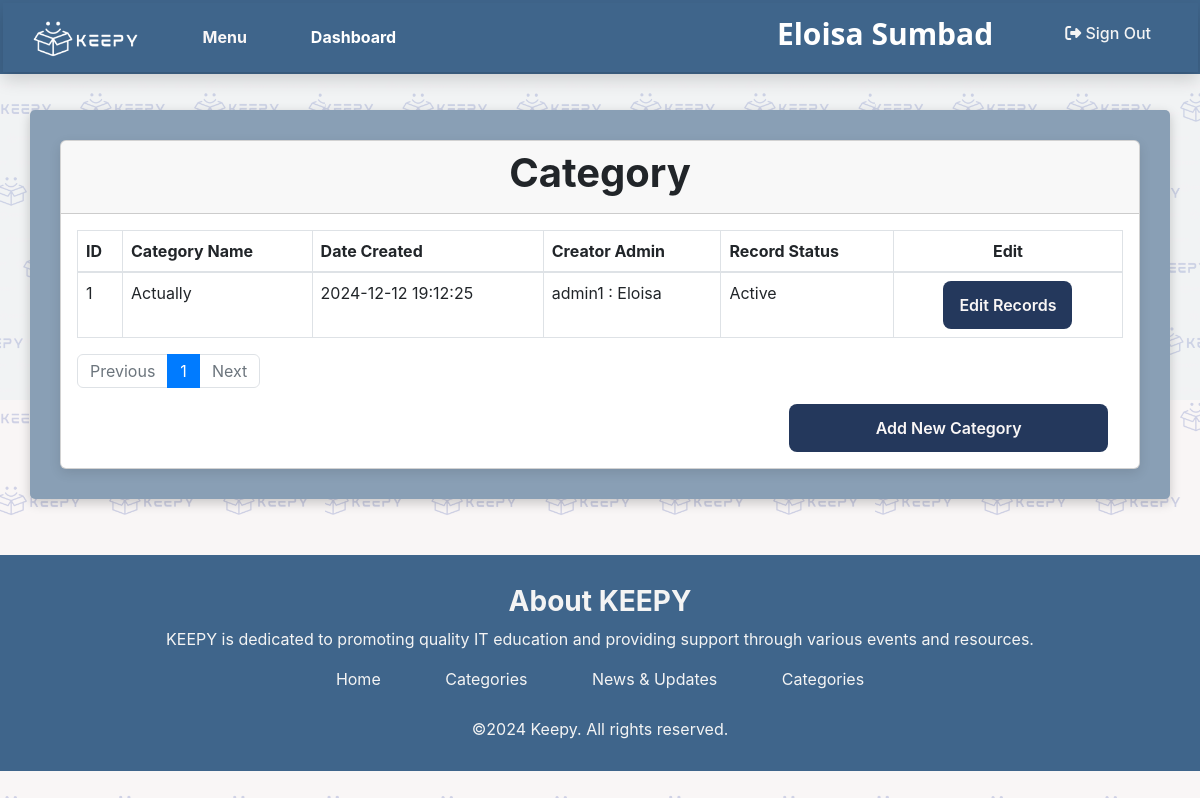
/view_category.php (signed in), run on an earlier commit of the app's database.
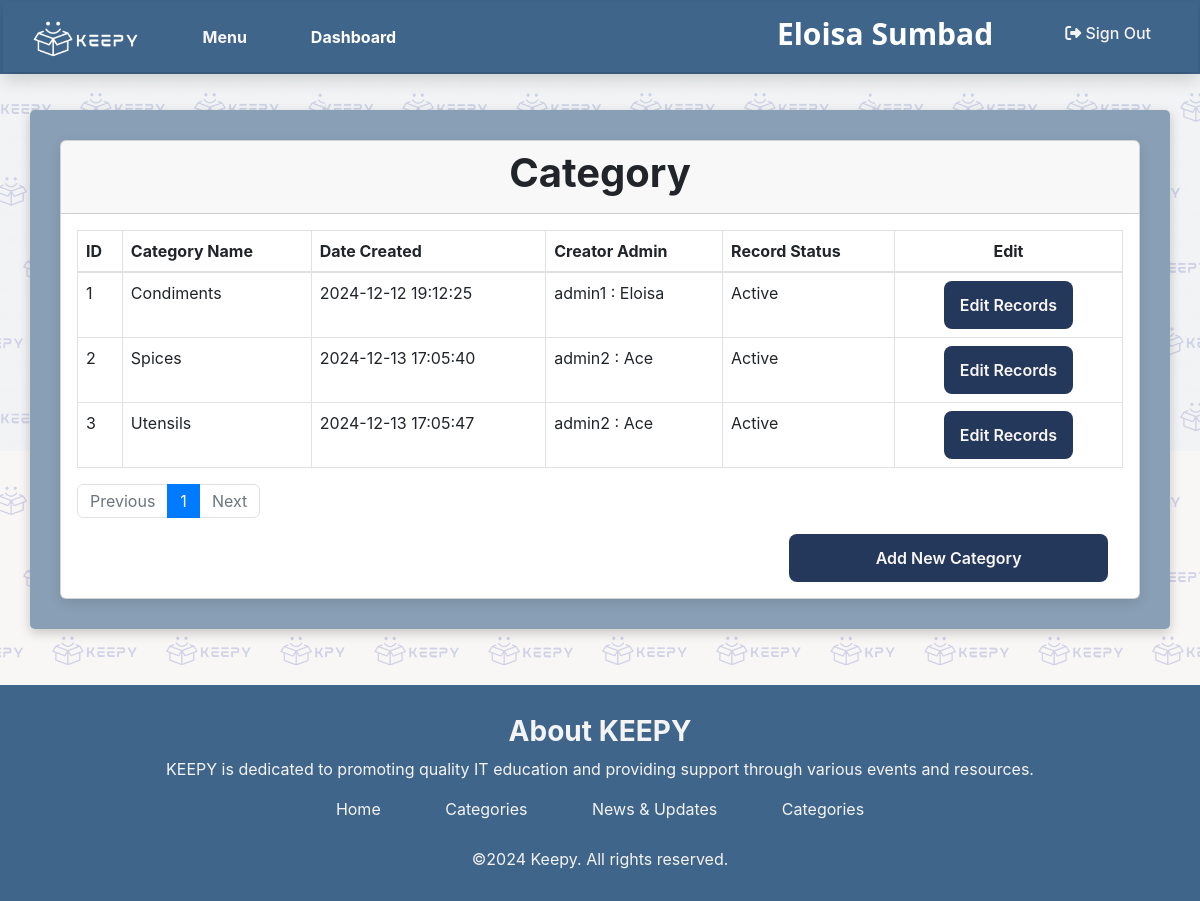
And on a later commit of the database.
### tables this page shows
CREATE TABLE `categories` (
  `cat_id` bigint(20) UNSIGNED NOT NULL,
  `category` varchar(255) NOT NULL,
  `date_created` datetime NOT NULL,
  `admin_creator` bigint(20) UNSIGNED NOT NULL,
  `record_status` varchar(100) NOT NULL
);

### view_category.php (the view, shortened to what the changed rows need)
<?php
include 'includes/header.php';
require "dbcon.php";
?>
<div class="admin-container">
<div class="row">
    <div class="col-md-12">
        <div class="card">
            <div class="card-header">
            <h2 style="font-family: 'Inter', sans-serif; font-size: 40px; font-weight: bold;">
                Category
            </h2>
            </div>
            <div class="card-body">
                <table class="table table-bordered">
                    <thead>
                        <tr>
                            <th>ID</th>
                            <th>Category Name</th>
                            <th>Date Created</th>
                            <th>Creator Admin</th>
                            <th>Record Status</th>
                            <th style="text-align : center">Edit</th>
                        </tr>
                    </thead>
                    <tbody>
                        <?php
                            $page = isset($_GET['page']) ? (int)$_GET['page'] : 1;
                            $page = max($page, 1);
                            [$limit, $totalPages] = pagination($con);
                            $start = ($page - 1) * $limit;
                            $categoryrecords = RetrieveAll("categories", $con, $start, $limit);
                            if (mysqli_num_rows($categoryrecords) > 0) {
                                foreach ($categoryrecords as $item) :
                        ?>
                                    <tr>
                                        <td><?=$item['cat_id']?> </td>
                                        <td><?=$item['category']?> </td>
                                        <td><?=$item['date_created']?> </td>
                                        <td><?=$item['admin_creator']?> </td>
                                        <td><?=$item['record_status']?> </td>
                                        <td>
                                             <div class="col-md-9 ms-auto me-auto" style="text-align:center">
                                                <form action="mod_category.php?catidlabel=<?=$item['cat_id']?>" method="post">
                                                    <button type="submit" name="cat-edit-btn">Edit Records</button>
                                                </form>
                                             </div>
                                        </td>
                                    </tr>
                                <?php
                                endforeach;
                            } else {
                                ?>
                                <tr>
                                    <td colspan="15" class="text-center">No records found</td>
                                </tr>
                        <?php
                            }
                            ?>
                        </tbody>
                    </table>
                    <div>
                        <nav>
                            <ul class="pagination">
                                <?php for ($i = 1; $i <= $totalPages; $i++) : ?>
                                    <li class="page-item <?= ($page === $i) ? 'active' : ''; ?>">
                                        <a class="page-link" href="?page=<?= $i; ?>"><?= $i; ?></a>
                                    </li>
                                <?php endfor; ?>
                            </ul>
                        </nav>
                    </div>
                </div>
            </div>
</div>
<link href="https://cdn.jsdelivr.net/npm/bootstrap@5.3.0/dist/css/bootstrap.min.css" rel="stylesheet">
    </div>
<?php
function RetrieveAll($table, $con, $start, $limit)
{
    $query = "SELECT
                cat.cat_id,
                cat.category,
                cat.date_created,
                CONCAT('admin', cat.admin_creator, ' : ', a.admin_firstname) AS admin_creator,
                cat.record_status
              FROM $table cat
              LEFT JOIN administrators a ON cat.admin_creator = a.admin_id
              LIMIT ?, ?;";
    $stmt = $con->prepare($query);
    $stmt->bind_param("ii", $start, $limit);
    $stmt->execute();
    return $stmt->get_result();
}
function pagination($con)
{
    $limit = 10;
    $totalQuery = "SELECT COUNT(*) as total FROM categories";
    $totalResult = mysqli_fetch_assoc(mysqli_query($con, $totalQuery));
    $total = $totalResult['total'];
    $totalPages = ceil($total / $limit);
    return [$limit, $totalPages];
}
?>
    <?php
        include 'includes/footer.php';
    ?>
</div>

What changed in the data, as far as the page shows it:
changed categories id 1: category "Actually" → "Condiments"
added categories: cat_id "2", category "Spices", date_created "2024-12-13 17:05:40", admin_creator "admin2 : Ace", record_status "Active"
added categories: cat_id "3", category "Utensils", date_created "2024-12-13 17:05:47", admin_creator "admin2 : Ace", record_status "Active"
